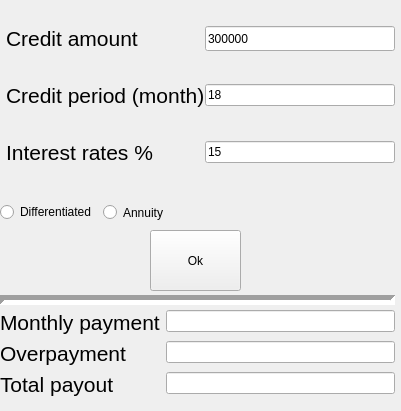
<?xml version="1.0" encoding="UTF-8"?>
<ui version="4.0">
 <class>Credit</class>
 <widget class="QWidget" name="Credit">
  <property name="geometry">
   <rect>
    <x>0</x>
    <y>0</y>
    <width>401</width>
    <height>411</height>
   </rect>
  </property>
  <property name="windowTitle">
   <string>Form</string>
  </property>
  <widget class="QWidget" name="gridLayoutWidget">
   <property name="geometry">
    <rect>
     <x>0</x>
     <y>0</y>
     <width>401</width>
     <height>191</height>
    </rect>
   </property>
   <layout class="QGridLayout" name="gridLayout" rowstretch="0,0,0" columnstretch="2,3">
    <property name="sizeConstraint">
     <enum>QLayout::SetDefaultConstraint</enum>
    </property>
    <property name="leftMargin">
     <number>6</number>
    </property>
    <property name="rightMargin">
     <number>6</number>
    </property>
    <property name="horizontalSpacing">
     <number>0</number>
    </property>
    <property name="verticalSpacing">
     <number>6</number>
    </property>
    <item row="2" column="0">
     <widget class="QLabel" name="label_percent">
      <property name="sizePolicy">
       <sizepolicy hsizetype="Expanding" vsizetype="Fixed">
        <horstretch>0</horstretch>
        <verstretch>0</verstretch>
       </sizepolicy>
      </property>
      <property name="text">
       <string>&lt;html&gt;&lt;head/&gt;&lt;body&gt;&lt;p&gt;&lt;span style=&quot; font-size:16pt;&quot;&gt;Interest rates %&lt;/span&gt;&lt;/p&gt;&lt;/body&gt;&lt;/html&gt;</string>
      </property>
     </widget>
    </item>
    <item row="2" column="1">
     <widget class="QLineEdit" name="lineEdit_percent">
      <property name="sizePolicy">
       <sizepolicy hsizetype="Expanding" vsizetype="Fixed">
        <horstretch>0</horstretch>
        <verstretch>0</verstretch>
       </sizepolicy>
      </property>
      <property name="text">
       <string>15</string>
      </property>
     </widget>
    </item>
    <item row="1" column="0">
     <widget class="QLabel" name="label_3">
      <property name="sizePolicy">
       <sizepolicy hsizetype="Expanding" vsizetype="Fixed">
        <horstretch>0</horstretch>
        <verstretch>0</verstretch>
       </sizepolicy>
      </property>
      <property name="text">
       <string>&lt;html&gt;&lt;head/&gt;&lt;body&gt;&lt;p&gt;&lt;span style=&quot; font-size:16pt;&quot;&gt;Сredit period (month)&lt;/span&gt;&lt;/p&gt;&lt;/body&gt;&lt;/html&gt;</string>
      </property>
     </widget>
    </item>
    <item row="0" column="0">
     <widget class="QLabel" name="label">
      <property name="sizePolicy">
       <sizepolicy hsizetype="Expanding" vsizetype="Fixed">
        <horstretch>0</horstretch>
        <verstretch>0</verstretch>
       </sizepolicy>
      </property>
      <property name="text">
       <string>&lt;html&gt;&lt;head/&gt;&lt;body&gt;&lt;p&gt;&lt;span style=&quot; font-size:16pt;&quot;&gt;Сredit amount&lt;/span&gt;&lt;/p&gt;&lt;/body&gt;&lt;/html&gt;</string>
      </property>
     </widget>
    </item>
    <item row="1" column="1">
     <widget class="QLineEdit" name="lineEdit_period">
      <property name="text">
       <string>18</string>
      </property>
     </widget>
    </item>
    <item row="0" column="1">
     <widget class="QLineEdit" name="lineEdit_amount">
      <property name="sizePolicy">
       <sizepolicy hsizetype="Preferred" vsizetype="Preferred">
        <horstretch>0</horstretch>
        <verstretch>0</verstretch>
       </sizepolicy>
      </property>
      <property name="focusPolicy">
       <enum>Qt::StrongFocus</enum>
      </property>
      <property name="text">
       <string>300000</string>
      </property>
     </widget>
    </item>
   </layout>
  </widget>
  <widget class="QPushButton" name="pushButton">
   <property name="geometry">
    <rect>
     <x>150</x>
     <y>230</y>
     <width>91</width>
     <height>61</height>
    </rect>
   </property>
   <property name="text">
    <string>Ok</string>
   </property>
  </widget>
  <widget class="Line" name="line">
   <property name="geometry">
    <rect>
     <x>0</x>
     <y>290</y>
     <width>395</width>
     <height>21</height>
    </rect>
   </property>
   <property name="sizePolicy">
    <sizepolicy hsizetype="Minimum" vsizetype="Fixed">
     <horstretch>0</horstretch>
     <verstretch>0</verstretch>
    </sizepolicy>
   </property>
   <property name="minimumSize">
    <size>
     <width>0</width>
     <height>21</height>
    </size>
   </property>
   <property name="lineWidth">
    <number>5</number>
   </property>
   <property name="orientation">
    <enum>Qt::Horizontal</enum>
   </property>
  </widget>
  <widget class="QWidget" name="formLayoutWidget">
   <property name="geometry">
    <rect>
     <x>0</x>
     <y>310</y>
     <width>401</width>
     <height>101</height>
    </rect>
   </property>
   <layout class="QFormLayout" name="formLayout">
    <property name="rightMargin">
     <number>6</number>
    </property>
    <item row="0" column="0">
     <widget class="QLabel" name="label_5">
      <property name="text">
       <string>&lt;html&gt;&lt;head/&gt;&lt;body&gt;&lt;p&gt;&lt;span style=&quot; font-size:16pt;&quot;&gt;Monthly payment&lt;/span&gt;&lt;/p&gt;&lt;/body&gt;&lt;/html&gt;</string>
      </property>
     </widget>
    </item>
    <item row="1" column="0">
     <widget class="QLabel" name="label_7">
      <property name="text">
       <string>&lt;html&gt;&lt;head/&gt;&lt;body&gt;&lt;p&gt;&lt;span style=&quot; font-size:16pt;&quot;&gt;Overpayment&lt;/span&gt;&lt;/p&gt;&lt;/body&gt;&lt;/html&gt;</string>
      </property>
     </widget>
    </item>
    <item row="2" column="0">
     <widget class="QLabel" name="label_6">
      <property name="text">
       <string>&lt;html&gt;&lt;head/&gt;&lt;body&gt;&lt;p&gt;&lt;span style=&quot; font-size:16pt;&quot;&gt;Total payout&lt;/span&gt;&lt;/p&gt;&lt;/body&gt;&lt;/html&gt;</string>
      </property>
     </widget>
    </item>
    <item row="0" column="1">
     <widget class="QLineEdit" name="payment"/>
    </item>
    <item row="1" column="1">
     <widget class="QLineEdit" name="overpayment"/>
    </item>
    <item row="2" column="1">
     <widget class="QLineEdit" name="total"/>
    </item>
   </layout>
  </widget>
  <widget class="QWidget" name="layoutWidget">
   <property name="geometry">
    <rect>
     <x>0</x>
     <y>200</y>
     <width>401</width>
     <height>25</height>
    </rect>
   </property>
   <layout class="QHBoxLayout" name="horizontalLayout">
    <item>
     <widget class="QRadioButton" name="differenciated">
      <property name="sizePolicy">
       <sizepolicy hsizetype="Expanding" vsizetype="Fixed">
        <horstretch>0</horstretch>
        <verstretch>0</verstretch>
       </sizepolicy>
      </property>
      <property name="text">
       <string>Differentiated</string>
      </property>
     </widget>
    </item>
    <item>
     <widget class="QRadioButton" name="annuity">
      <property name="sizePolicy">
       <sizepolicy hsizetype="Expanding" vsizetype="Expanding">
        <horstretch>1</horstretch>
        <verstretch>0</verstretch>
       </sizepolicy>
      </property>
      <property name="minimumSize">
       <size>
        <width>100</width>
        <height>0</height>
       </size>
      </property>
      <property name="text">
       <string>Annuity</string>
      </property>
     </widget>
    </item>
   </layout>
  </widget>
 </widget>
 <resources/>
 <connections/>
</ui>
